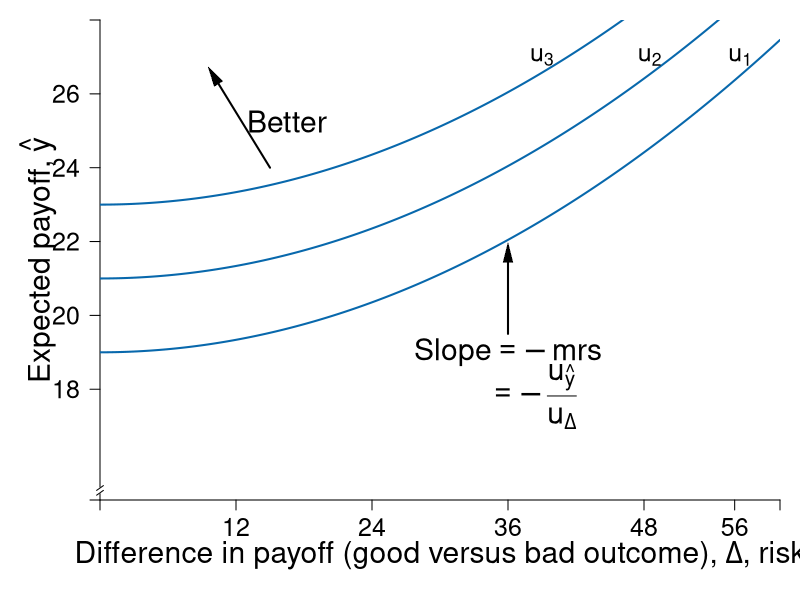

Here is the R script that generated this plot:
require(shape)
require(plotrix)

pdf(file = "risk/risk_experiments_indifference.pdf", width = 9, height = 7)

# Set parameters for graphics
axislabelsize <- 1.8
labelsize <- 1.5
namesize <- 1.8
annotatesize <- 1.8
graphlinewidth <- 2
segmentlinewidth <- 1.5

COL <- c("#7fc97f", "#beaed4", "#fdc086", "#ffff99", "#386cb0", "#f0027f", "#bf5b17", "#666666")
COLA <- c("#e0f3db", "#99d8c9","#66c2a4","#41ae76", "#238b45", "#005824")
COLB <- c("#c6dbef", "#4eb3d3", "#2b8cbe", "#0868ac","#084081")
COLC <- c("#fcfbfd", "#efedf5", "#dadaeb", "#bcbddc", "#9e9ac8", "#807dba", "#6a51a3", "#54278f", "#3f007d")
grays <- gray.colors(25, start = 1, end = 0, alpha = 1)

a <- c(2, 4, 6)
par(mar =  c(5, 5, 1, 1))
xlims <- c(0, 60)
ylims <- c(15, 28)

riskreturn <- function(g, int1 = 14, int2 = 4, coeff = 1/3){
  int1 - (int2 - (coeff)*g)^2
}

indiffA <- function(g, intercept = 3, slope = 0.125){
  intercept  + slope*g^2
}


#Plot command 
plot(0, 0, 
     xlim = xlims, 
     ylim = ylims, 
     type = "n",
     xlab = expression(paste("")),
     ylab = expression(paste("")), 
     axes = FALSE,
     cex.lab = axislabelsize, 
     bty = "n", 
     xaxs = "i", 
     yaxs = "i"
)


ticksy <- c(ylims[1], 18, 20, 22, 24, 26, ylims[2])
ylabels <- c(NA, 18, 20, 22, 24, 26, NA)
ticksx <- c(0, 12, 24, 36, 48, 56,  xlims[2])
xlabels <- c(NA, 12, 24, 36, 48, 56, NA)

axis(1, at = ticksx, pos = ylims[1], labels = xlabels, cex.axis = labelsize)
axis(2, at = ticksy, pos = xlims[1], labels = ylabels, las = 1, cex.axis = labelsize)


text(0.5*xlims[2], 13.5, expression(paste("Difference in payoff (good versus bad outcome), ", Delta, ", risk")), xpd = TRUE, cex = axislabelsize)
text(xlims[1] - 5.5, ylims[2] - 0.5*(ylims[2] - ylims[1]), expression(paste("Expected payoff, ", hat(y) )), xpd = TRUE, cex = axislabelsize, srt = 90) 

axis.break(axis = 2, bgcol="white", breakcol="black",
           style="slash", brw=0.01)



npts <- 500 
xx1 <- seq(xlims[1], xlims[2], length.out = npts)
#lines(xx1, riskreturn(xx1), col = COLA[4], lwd = graphlinewidth, lty = 1)
lines(xx1, indiffA(xx1, intercept = 21, slope = 0.00235), col = COLB[4], lwd = graphlinewidth, lty = 1)
#Low
lines(xx1, indiffA(xx1, intercept = 19, slope = 0.00235), col = COLB[4], lwd = graphlinewidth, lty = 1)
#high
lines(xx1, indiffA(xx1, intercept = 23, slope = 0.00235), col = COLB[4], lwd = graphlinewidth, lty = 1)


#lines(xx1, indiffA(xx1, intercept = 21, slope = 0.00235), col = COLB[4], lwd = graphlinewidth, lty = 1)
# lines(xx1, indiffA(xx1, intercept = 5.6), col = COLB[4], lwd = graphlinewidth, lty = 1)
# lines(xx1, indiffA(xx1, intercept = 9), col = COLB[4], lwd = graphlinewidth, lty = 1)

#Setting up the segments for the choices 
# segments(0, 18, 12, 20, lty = 1, col = COLA[4], lwd = graphlinewidth)
# segments(12, 20, 24, 22, lty = 1, col = COLA[4], lwd = graphlinewidth)
# segments(24, 22, 36, 24, lty = 1, col = COLA[4], lwd = graphlinewidth)
# segments(36, 24, 48, 26, lty = 1, col = COLA[4], lwd = graphlinewidth)
# segments(48, 26, 56, 26, lty = 1, col = COLA[4], lwd = graphlinewidth)


#For choice: 
# segments(0, 24, 36, 24, lty = 2, col = "grey", lwd = segmentlinewidth)
# segments(36, 0, 36, 24, lty = 2, col = "grey", lwd = segmentlinewidth)

# points(0, 18, pch = 16, col = "black", cex = 1.5, xpd = TRUE)
# text(0 + 2, 18 - 0.3, expression("L1"), cex = labelsize)
# points(12, 20, pch = 16, col = "black", cex = 1.5, xpd = TRUE)
# text(12 + 2, 20 - 0.2, expression("L2"), cex = labelsize)
# points(24, 22, pch = 16, col = "black", cex = 1.5, xpd = TRUE)
# text(24 + 2, 22 - 0.3, expression("L3"), cex = labelsize)
# points(36, 24, pch = 16, col = "black", cex = 1.5, xpd = TRUE)
# text(36 + 2, 24 - 0.3, expression("L4"), cex = labelsize)
# points(48, 26, pch = 16, col = "black", cex = 1.5, xpd = TRUE)
# text(48 + 2, 26 - 0.3, expression("L5"), cex = labelsize)
# points(56, 26, pch = 16, col = "black", cex = 1.5, xpd = TRUE)
# text(56 + 2, 26 - 0.3, expression("L6"), cex = labelsize)

#Add points a, b, c and c
segments(5.6, 0, 5.6, riskreturn(g = 5.6), lty = 2, col = grays[20], lwd = segmentlinewidth)
segments(0, riskreturn(g = 5.6), 5.6, riskreturn(g = 5.6), lty = 2, col = grays[20], lwd = segmentlinewidth)
points(5.6, riskreturn(g = 5.6), pch = 16, col = "black", cex = 1.5)
text(5.6 + 0.25, riskreturn(g = 5.6) - 0.3, expression(i), cex = labelsize)


segments(12, 0, 12, riskreturn(g = 12) , lty = 2, col = grays[20], lwd = segmentlinewidth)
segments(0, riskreturn(g = 12) , 12, riskreturn(g = 12) , lty = 2, col = grays[20], lwd = segmentlinewidth)
points(12, riskreturn(g = 12) , pch = 16, col = "black", cex = 1.5)
text(12 + 0.25, riskreturn(g = 12) - 0.3, expression(d), cex = labelsize)


points(1.8, riskreturn(g = 1.8) , pch = 16, col = "black", cex = 1.5)
text(1.8 + 0.25, riskreturn(g = 1.8) - 0.3, expression(a), cex = labelsize)


points(9.5, riskreturn(g = 9.5) , pch = 16, col = "black", cex = 1.5)
text(9.5 + 0.25, riskreturn(g = 9.5) - 0.3, expression(b), cex = labelsize)


#Label risk return schedule
text(14, 12.7, expression(paste(omega == g(Delta))), cex = labelsize)

#Label value functions
text(39, 27, expression(u[3]), cex = labelsize)
text(48.5, 27, expression(u[2]), cex = labelsize)
text(56.5, 27, expression(u[1]), cex = labelsize)

Arrows(15, 24, 10, 26.5,
       col = "black", lty = 1, lwd = 2, arr.type = "triangle",
       arr.lwd = 0.5, code = 2)
text(16.5, 25.25, expression(paste("Better")), xpd = TRUE, cex = annotatesize)
#text(8.05, 3.5, expression(paste("due to insurance")), xpd = TRUE)

Arrows(36, 19.5, 36, 21.7,
       col = "black", lty = 1, lwd = 2, arr.type = "triangle",
       arr.lwd = 0.5, code = 2)
text(36, 19, expression(paste("Slope",  phantom() == -mrs)), xpd = TRUE, cex = annotatesize)
text(38.1, 17.8, expression(paste(phantom() == -frac(u[hat(y)],u[Delta]))), xpd = TRUE, cex = annotatesize)
#text(8.05, 3.5, expression(paste("due to insurance")), xpd = TRUE)


dev.off()
